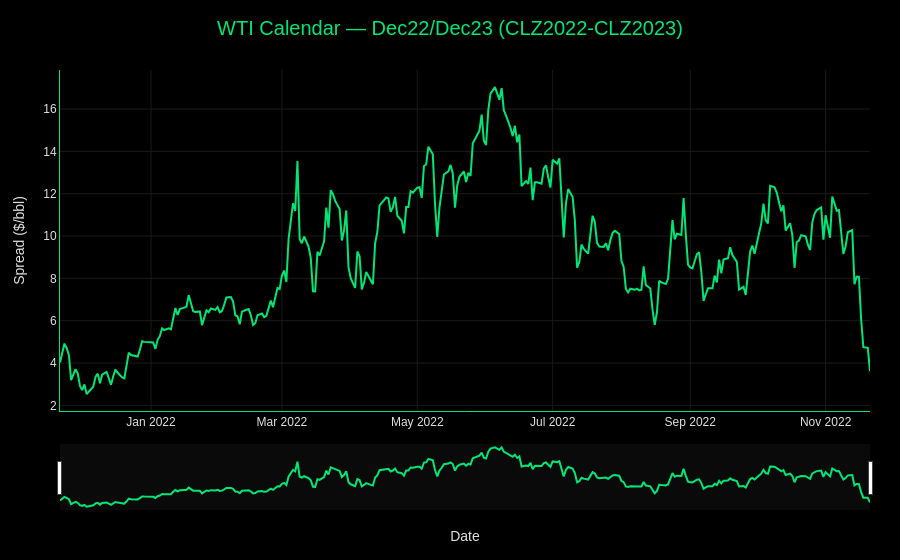

Notebook cell for this chart:
### Markdown cell above
## Calendar spread — Dec/Dec (CLZ2022-CLZ2023)

Synthetic yearly spread, front minus back (positive = backwardation).

### Code cell
series = yearly.query("contract == 'CLZ2022-CLZ2023'").sort_values("date")
fig = line_figure(
    series,
    title="WTI Calendar \u2014 Dec22/Dec23 (CLZ2022-CLZ2023)",
    y_title="Spread ($/bbl)",
    fill_to_zero=False,
)
fig.show()

### Figure 1 — Plotly figure (JSON) as saved in the notebook; plotly's stock layout.template omitted (floating-point values rounded to 4 significant figures; data arrays with more than 128 entries replaced by an {"elided": "..."} marker saying what was removed)
{"data": [{"hovertemplate": "%{x|%b %d, %Y}<br>Spread ($/bbl): %{y:.2f}<extra></extra>", "line": {"color": "#00E676", "width": 2}, "mode": "lines", "name": "Spread ($/bbl)", "type": "scatter", "x": {"elided": "312 str values"}, "y": {"elided": "312 float values"}}], "layout": {"font": {"color": "#E0E0E0", "family": "Arial"}, "hovermode": "x unified", "margin": {"b": 50, "l": 60, "r": 30, "t": 70}, "paper_bgcolor": "#000000", "plot_bgcolor": "#000000", "title": {"font": {"color": "#00E676", "size": 20}, "text": "WTI Calendar — Dec22/Dec23 (CLZ2022-CLZ2023)", "x": 0.5, "xanchor": "center"}, "xaxis": {"gridcolor": "#1A1A1A", "linecolor": "#00E676", "linewidth": 1, "rangeslider": {"bgcolor": "#0A0A0A", "visible": true}, "showline": true, "title": {"text": "Date"}}, "yaxis": {"gridcolor": "#1A1A1A", "linecolor": "#00E676", "linewidth": 1, "showline": true, "title": {"text": "Spread ($/bbl)"}, "zeroline": false}}}
